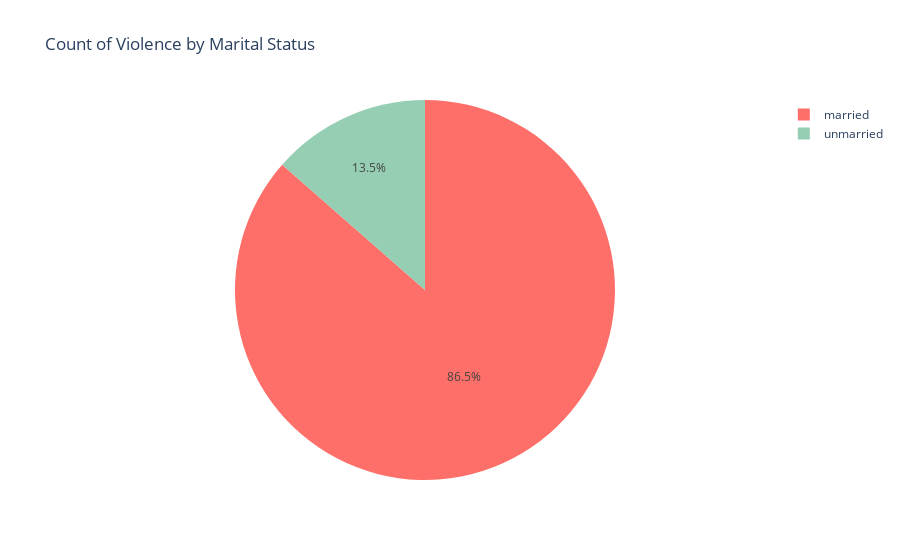

Write notebook code for a chart like this one.
### Markdown cell above
The pie chart highlights the relationship between women's education levels and the occurrence of domestic violence:

- **Primary education (38%)**: Women with only primary education are the most affected by domestic violence, possibly indicating increased vulnerability due to lower educational attainment.
  
- **Secondary education (32.9%)**: Women with secondary education also face significant violence, although at a slightly lower rate than those with primary education.

- **No education (15%)**: Women without any formal education still represent a substantial portion of domestic violence cases, suggesting that lack of education is a risk factor for experiencing violence.

- **Tertiary education (14.1%)**: Women with tertiary education experience the least amount of domestic violence, which may reflect the protective effects of higher education, such as economic independence or access to support networks.

This visual insight aligns with the hypothesis that education plays a critical role in the vulnerability to domestic violence, with lower education levels correlating with higher rates of abuse. This finding emphasizes the importance of improving access to education as part of broader efforts to reduce domestic violence.

### Code cell
#5. Count occurrences of each category in the 'marital_status' column
marital_status_count = df_copy['marital_status'].value_counts().reset_index()
marital_status_count.columns = ['marital_status', 'count']

# Create an interactive pie chart
fig = px.pie(marital_status_count, 
             values='count', 
             names='marital_status', 
             title='Count of Violence by Marital Status',
             color='marital_status',
             color_discrete_sequence=['#ff6f69', '#96ceb4', '#ffcc5c', '#88d8b0'])

# Show the plot
fig.show()

### Figure 1 — Plotly figure (JSON) as saved in the notebook; plotly's stock layout.template omitted (floating-point values rounded to 4 significant figures)
{"data": [{"customdata": [["married"], ["unmarried"]], "domain": {"x": [0, 1], "y": [0, 1]}, "hovertemplate": "marital_status=%{customdata[0]}<br>count=%{value}<extra></extra>", "labels": ["married", "unmarried"], "legendgroup": "", "marker": {"colors": ["#ff6f69", "#96ceb4"]}, "name": "", "showlegend": true, "type": "pie", "values": [300, 47]}], "layout": {"legend": {"tracegroupgap": 0}, "piecolorway": ["#ff6f69", "#96ceb4", "#ffcc5c", "#88d8b0"], "title": {"text": "Count of Violence by Marital Status"}}}
